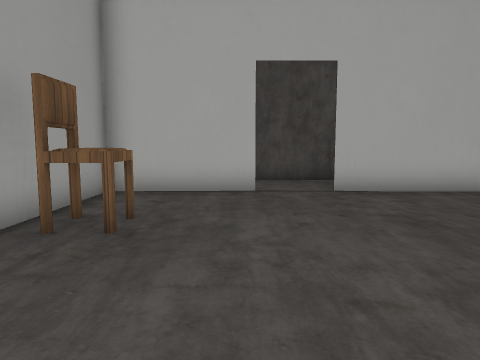
View 1 (above)

14 first-person views from a walk through a level from a Godot 3-D game. The camera is 1.2 m above the floor, tilts 6° down and sees 70° across. The floor is counted in squares, 1 m on a side. Each view is taken from the middle of a square. On the plan, view 1 faces up. The plan holds only what a view shows up to about 14 squares ahead; the rest is blank. Some surface patterns are stand-ins.

View 2
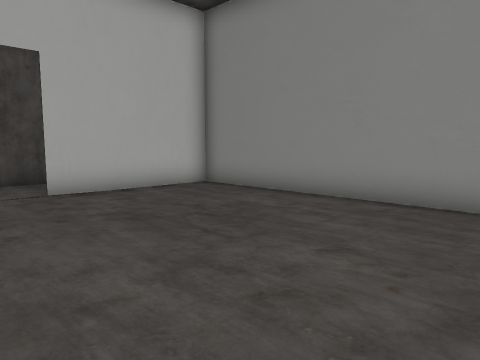

View 3
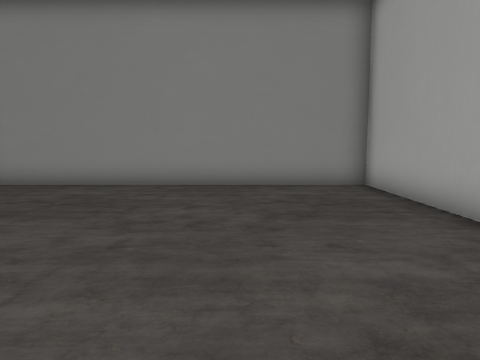

View 4
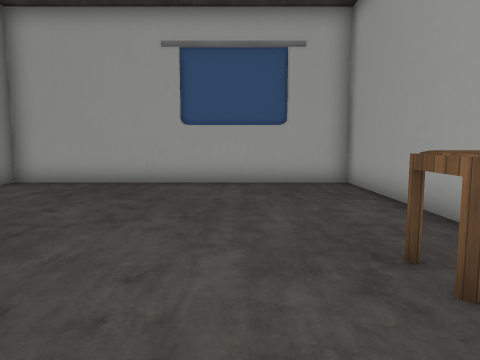

View 5
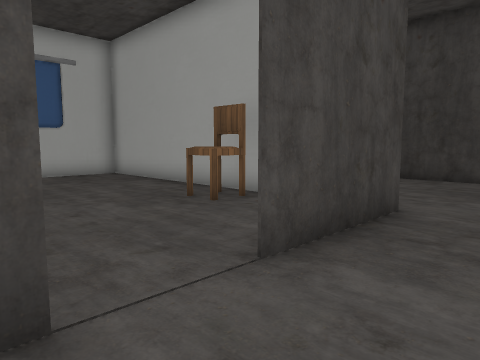

View 6
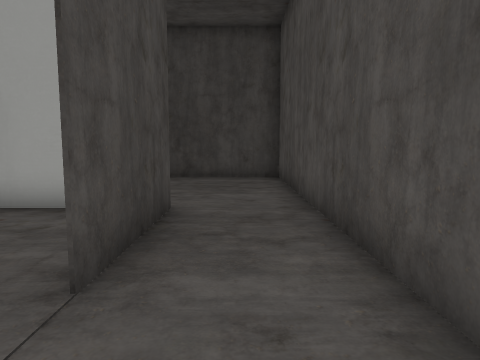

View 7
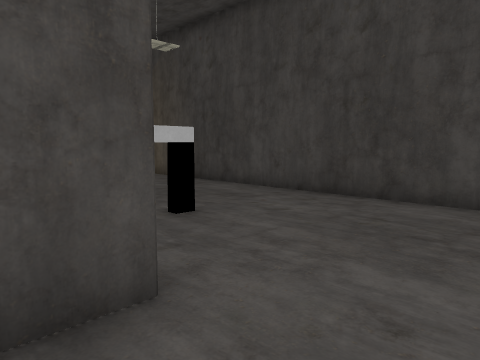

View 8
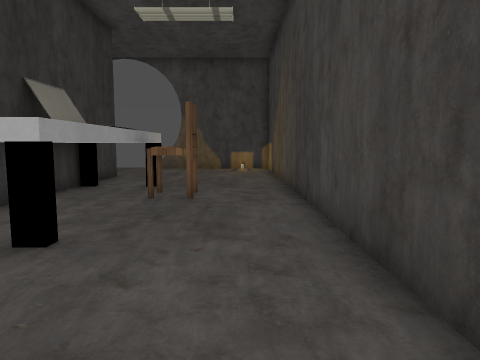

View 9
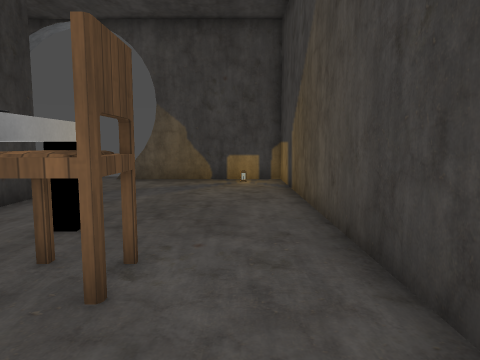

View 10
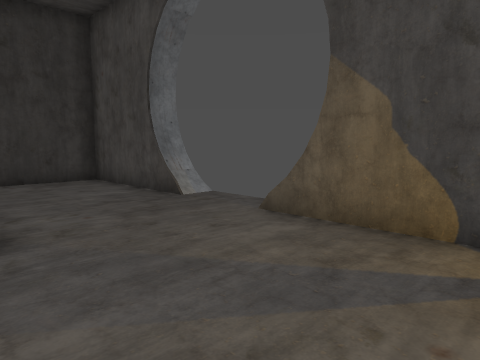

View 11
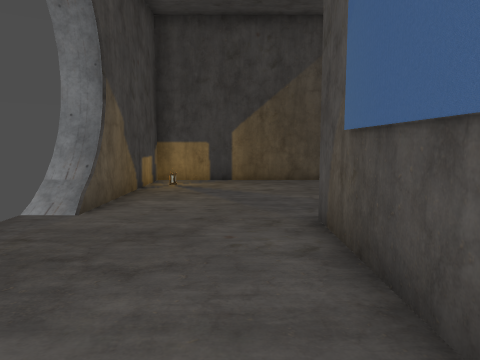

View 12
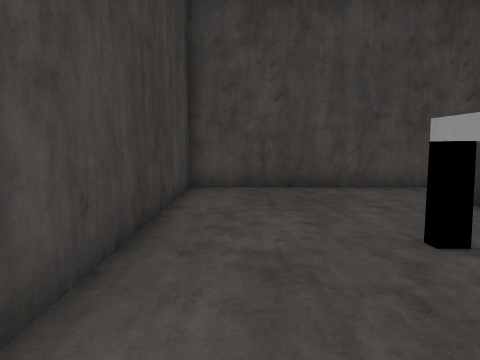

View 13
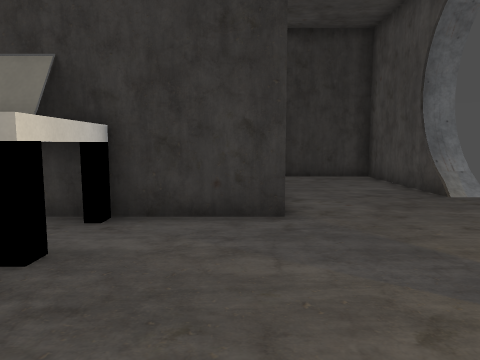

View 14
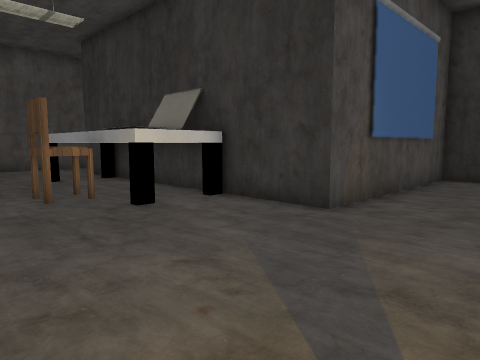

### Floor plan
Key: @ floor where view 1 was taken; # wall or solid block; . floor; / step, stairs or slope; ^ raised ledge; C chair; L laptop; O other object.
Columns run from 10 left of view 1 to 7 right of it. Each row starts with its distance up from view 1.
 12 ##############
 11 #.............
 10 #.............
  9 #......####..#####
  8 #......#.........#
  7 #......#.........#
  6 #....^^#.........#
  5 #....^#.C........#
  4 #....^#..........#
  3 #....LL..........#
  2 #..CCLL..........#
  1 #....L#..........#
  0 #....^^#..@......#
 -1 #......#.........#
 -2 #......#.........#
 -3 #......###########
 -4 #.............#
 -5 #.............#
 -6 #.O...........#
 -7 ######/../#####
 -8      #    #

Positions as (right, up) in squares from view 1, and headings:
1: (0, 0), facing up
2: (0, 0), facing up-right
3: (-3, 1), facing right
4: (0, 8), facing down
5: (3, 11), facing down-left
6: (3, 10), facing left
7: (-2, 11), facing down-left
8: (-8, 10), facing down
9: (-8, 5), facing down
10: (-8, -2), facing down-right
11: (2, -4), facing left
12: (-8, 2), facing up
13: (-9, -2), facing right
14: (-9, -6), facing up-right
